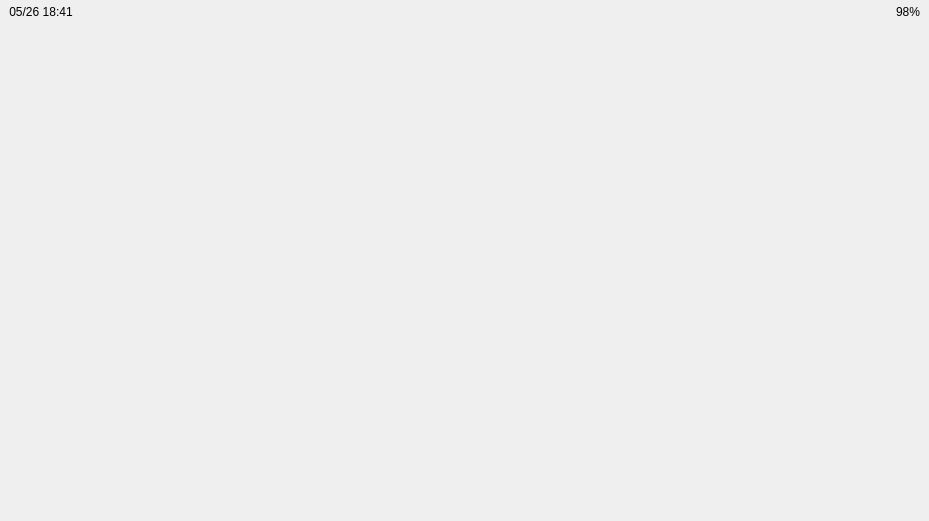
<?xml version="1.0" encoding="UTF-8"?>
<ui version="4.0">
 <class>MainWindow</class>
 <widget class="QMainWindow" name="MainWindow">
  <property name="geometry">
   <rect>
    <x>0</x>
    <y>0</y>
    <width>929</width>
    <height>521</height>
   </rect>
  </property>
  <property name="windowTitle">
   <string>MainWindow</string>
  </property>
  <property name="styleSheet">
   <string notr="true"/>
  </property>
  <widget class="QWidget" name="centralwidget">
   <property name="styleSheet">
    <string notr="true"/>
   </property>
   <layout class="QGridLayout" name="gridLayout" rowstretch="0,1000,1">
    <property name="leftMargin">
     <number>0</number>
    </property>
    <property name="topMargin">
     <number>0</number>
    </property>
    <property name="rightMargin">
     <number>0</number>
    </property>
    <property name="bottomMargin">
     <number>0</number>
    </property>
    <property name="spacing">
     <number>0</number>
    </property>
    <item row="0" column="0">
     <widget class="QWidget" name="statusBarWidget" native="true">
      <property name="minimumSize">
       <size>
        <width>25</width>
        <height>25</height>
       </size>
      </property>
      <property name="styleSheet">
       <string notr="true"/>
      </property>
      <layout class="QHBoxLayout" name="horizontalLayout_2" stretch="0,20,0,0,0,0">
       <property name="topMargin">
        <number>0</number>
       </property>
       <property name="bottomMargin">
        <number>0</number>
       </property>
       <item alignment="Qt::AlignVCenter">
        <widget class="QLabel" name="label_time">
         <property name="text">
          <string>&lt;html&gt;&lt;head/&gt;&lt;body&gt;&lt;p align=&quot;center&quot;&gt;05/26  18:41&lt;/p&gt;&lt;/body&gt;&lt;/html&gt;</string>
         </property>
        </widget>
       </item>
       <item>
        <spacer name="horizontalSpacer_4">
         <property name="orientation">
          <enum>Qt::Horizontal</enum>
         </property>
         <property name="sizeHint" stdset="0">
          <size>
           <width>40</width>
           <height>20</height>
          </size>
         </property>
        </spacer>
       </item>
       <item>
        <widget class="QPushButton" name="icon_WiFi">
         <property name="focusPolicy">
          <enum>Qt::NoFocus</enum>
         </property>
         <property name="styleSheet">
          <string notr="true">QPushButton {
    border: none;
    background: transparent;
}
#icon_Battery:pressed {
    padding: 0px;
    margin: 0px;
}</string>
         </property>
         <property name="icon">
          <iconset resource="../../resources/resources.qrc">
           <normaloff>:/images/images/WiFi-关闭.png</normaloff>:/images/images/WiFi-关闭.png</iconset>
         </property>
         <property name="iconSize">
          <size>
           <width>22</width>
           <height>22</height>
          </size>
         </property>
         <property name="flat">
          <bool>true</bool>
         </property>
        </widget>
       </item>
       <item>
        <widget class="QPushButton" name="icon_4G">
         <property name="focusPolicy">
          <enum>Qt::NoFocus</enum>
         </property>
         <property name="styleSheet">
          <string notr="true">QPushButton {
    border: none;
    background: transparent;
}
#icon_Battery:pressed {
    padding: 0px;
    margin: 0px;
}</string>
         </property>
         <property name="icon">
          <iconset resource="../../resources/resources.qrc">
           <normaloff>:/images/images/信号-无.png</normaloff>:/images/images/信号-无.png</iconset>
         </property>
         <property name="iconSize">
          <size>
           <width>22</width>
           <height>22</height>
          </size>
         </property>
         <property name="flat">
          <bool>true</bool>
         </property>
        </widget>
       </item>
       <item alignment="Qt::AlignLeft">
        <widget class="QPushButton" name="icon_battery">
         <property name="focusPolicy">
          <enum>Qt::NoFocus</enum>
         </property>
         <property name="styleSheet">
          <string notr="true">QPushButton {
    border: none;
    background: transparent;
}
#icon_Battery:pressed {
    padding: 0px;
    margin: 0px;
}</string>
         </property>
         <property name="icon">
          <iconset resource="../../resources/resources.qrc">
           <normaloff>:/images/images/电量-100%.png</normaloff>:/images/images/电量-100%.png</iconset>
         </property>
         <property name="iconSize">
          <size>
           <width>22</width>
           <height>22</height>
          </size>
         </property>
         <property name="flat">
          <bool>true</bool>
         </property>
        </widget>
       </item>
       <item alignment="Qt::AlignVCenter">
        <widget class="QLabel" name="label_battery">
         <property name="text">
          <string>&lt;html&gt;&lt;head/&gt;&lt;body&gt;&lt;p&gt;98%&lt;/p&gt;&lt;/body&gt;&lt;/html&gt;</string>
         </property>
        </widget>
       </item>
      </layout>
     </widget>
    </item>
    <item row="1" column="0">
     <widget class="QStackedWidget" name="stackedWidget">
      <property name="styleSheet">
       <string notr="true"/>
      </property>
      <property name="currentIndex">
       <number>-1</number>
      </property>
     </widget>
    </item>
    <item row="2" column="0">
     <widget class="QWidget" name="navBarWidget" native="true">
      <layout class="QHBoxLayout" name="horizontalLayout">
       <property name="leftMargin">
        <number>0</number>
       </property>
       <property name="topMargin">
        <number>0</number>
       </property>
       <property name="rightMargin">
        <number>0</number>
       </property>
       <property name="bottomMargin">
        <number>0</number>
       </property>
       <item>
        <spacer name="horizontalSpacer">
         <property name="orientation">
          <enum>Qt::Horizontal</enum>
         </property>
         <property name="sizeHint" stdset="0">
          <size>
           <width>40</width>
           <height>20</height>
          </size>
         </property>
        </spacer>
       </item>
       <item>
        <widget class="QToolButton" name="toolButton_home">
         <property name="sizePolicy">
          <sizepolicy hsizetype="Fixed" vsizetype="Fixed">
           <horstretch>0</horstretch>
           <verstretch>0</verstretch>
          </sizepolicy>
         </property>
         <property name="minimumSize">
          <size>
           <width>64</width>
           <height>64</height>
          </size>
         </property>
         <property name="focusPolicy">
          <enum>Qt::NoFocus</enum>
         </property>
         <property name="styleSheet">
          <string notr="true">QToolButton {
    border: none;
    background: transparent;
}</string>
         </property>
         <property name="text">
          <string/>
         </property>
         <property name="icon">
          <iconset resource="../../resources/resources.qrc">
           <normaloff>:/images/images/首页.png</normaloff>:/images/images/首页.png</iconset>
         </property>
         <property name="iconSize">
          <size>
           <width>48</width>
           <height>48</height>
          </size>
         </property>
         <property name="popupMode">
          <enum>QToolButton::DelayedPopup</enum>
         </property>
         <property name="autoRaise">
          <bool>true</bool>
         </property>
        </widget>
       </item>
       <item>
        <widget class="QToolButton" name="toolButton_tools">
         <property name="sizePolicy">
          <sizepolicy hsizetype="Fixed" vsizetype="Fixed">
           <horstretch>0</horstretch>
           <verstretch>0</verstretch>
          </sizepolicy>
         </property>
         <property name="minimumSize">
          <size>
           <width>64</width>
           <height>64</height>
          </size>
         </property>
         <property name="focusPolicy">
          <enum>Qt::NoFocus</enum>
         </property>
         <property name="styleSheet">
          <string notr="true">QToolButton {
    border: none;
    background: transparent;
}</string>
         </property>
         <property name="text">
          <string/>
         </property>
         <property name="icon">
          <iconset resource="../../resources/resources.qrc">
           <normaloff>:/images/images/功能管理.png</normaloff>:/images/images/功能管理.png</iconset>
         </property>
         <property name="iconSize">
          <size>
           <width>48</width>
           <height>48</height>
          </size>
         </property>
         <property name="popupMode">
          <enum>QToolButton::DelayedPopup</enum>
         </property>
         <property name="autoRaise">
          <bool>true</bool>
         </property>
        </widget>
       </item>
       <item>
        <widget class="QToolButton" name="toolButton_navigation">
         <property name="sizePolicy">
          <sizepolicy hsizetype="Fixed" vsizetype="Fixed">
           <horstretch>0</horstretch>
           <verstretch>0</verstretch>
          </sizepolicy>
         </property>
         <property name="minimumSize">
          <size>
           <width>64</width>
           <height>64</height>
          </size>
         </property>
         <property name="focusPolicy">
          <enum>Qt::NoFocus</enum>
         </property>
         <property name="styleSheet">
          <string notr="true">QToolButton {
    border: none;
    background: transparent;
}</string>
         </property>
         <property name="text">
          <string/>
         </property>
         <property name="icon">
          <iconset resource="../../resources/resources.qrc">
           <normaloff>:/images/images/导航.png</normaloff>:/images/images/导航.png</iconset>
         </property>
         <property name="iconSize">
          <size>
           <width>48</width>
           <height>48</height>
          </size>
         </property>
         <property name="popupMode">
          <enum>QToolButton::DelayedPopup</enum>
         </property>
         <property name="autoRaise">
          <bool>true</bool>
         </property>
        </widget>
       </item>
       <item>
        <widget class="QToolButton" name="toolButton_music">
         <property name="sizePolicy">
          <sizepolicy hsizetype="Fixed" vsizetype="Fixed">
           <horstretch>0</horstretch>
           <verstretch>0</verstretch>
          </sizepolicy>
         </property>
         <property name="minimumSize">
          <size>
           <width>64</width>
           <height>64</height>
          </size>
         </property>
         <property name="focusPolicy">
          <enum>Qt::NoFocus</enum>
         </property>
         <property name="styleSheet">
          <string notr="true">QToolButton {
    border: none;
    background: transparent;
}</string>
         </property>
         <property name="text">
          <string/>
         </property>
         <property name="icon">
          <iconset resource="../../resources/resources.qrc">
           <normaloff>:/images/images/音频.png</normaloff>:/images/images/音频.png</iconset>
         </property>
         <property name="iconSize">
          <size>
           <width>48</width>
           <height>48</height>
          </size>
         </property>
         <property name="popupMode">
          <enum>QToolButton::DelayedPopup</enum>
         </property>
         <property name="autoRaise">
          <bool>true</bool>
         </property>
        </widget>
       </item>
       <item>
        <widget class="QToolButton" name="toolButton_settings">
         <property name="sizePolicy">
          <sizepolicy hsizetype="Fixed" vsizetype="Fixed">
           <horstretch>0</horstretch>
           <verstretch>0</verstretch>
          </sizepolicy>
         </property>
         <property name="minimumSize">
          <size>
           <width>64</width>
           <height>64</height>
          </size>
         </property>
         <property name="focusPolicy">
          <enum>Qt::NoFocus</enum>
         </property>
         <property name="styleSheet">
          <string notr="true">QToolButton {
    border: none;
    background: transparent;
}</string>
         </property>
         <property name="text">
          <string/>
         </property>
         <property name="icon">
          <iconset resource="../../resources/resources.qrc">
           <normaloff>:/images/images/设置.png</normaloff>:/images/images/设置.png</iconset>
         </property>
         <property name="iconSize">
          <size>
           <width>48</width>
           <height>48</height>
          </size>
         </property>
         <property name="popupMode">
          <enum>QToolButton::DelayedPopup</enum>
         </property>
         <property name="autoRaise">
          <bool>true</bool>
         </property>
        </widget>
       </item>
       <item>
        <widget class="QToolButton" name="toolButton_volume">
         <property name="sizePolicy">
          <sizepolicy hsizetype="Fixed" vsizetype="Fixed">
           <horstretch>0</horstretch>
           <verstretch>0</verstretch>
          </sizepolicy>
         </property>
         <property name="minimumSize">
          <size>
           <width>64</width>
           <height>64</height>
          </size>
         </property>
         <property name="focusPolicy">
          <enum>Qt::NoFocus</enum>
         </property>
         <property name="styleSheet">
          <string notr="true">QToolButton {
    border: none;
    background: transparent;
}</string>
         </property>
         <property name="text">
          <string/>
         </property>
         <property name="icon">
          <iconset resource="../../resources/resources.qrc">
           <normaloff>:/images/images/音量_高.png</normaloff>:/images/images/音量_高.png</iconset>
         </property>
         <property name="iconSize">
          <size>
           <width>48</width>
           <height>48</height>
          </size>
         </property>
         <property name="popupMode">
          <enum>QToolButton::DelayedPopup</enum>
         </property>
         <property name="autoRaise">
          <bool>true</bool>
         </property>
        </widget>
       </item>
       <item>
        <widget class="QStackedWidget" name="stackedWidget_sliderVolume">
         <property name="currentIndex">
          <number>0</number>
         </property>
         <widget class="QWidget" name="page">
          <layout class="QVBoxLayout" name="verticalLayout"/>
         </widget>
         <widget class="QWidget" name="page_2">
          <layout class="QHBoxLayout" name="horizontalLayout_3">
           <property name="leftMargin">
            <number>0</number>
           </property>
           <property name="rightMargin">
            <number>18</number>
           </property>
           <item>
            <widget class="MySlider" name="sliderVolume">
             <property name="minimumSize">
              <size>
               <width>0</width>
               <height>40</height>
              </size>
             </property>
             <property name="focusPolicy">
              <enum>Qt::NoFocus</enum>
             </property>
             <property name="styleSheet">
              <string notr="true">QSlider::groove:horizontal {
    height: 20px;
    background: #d0d0d0;
    border-radius: 10px;
}

QSlider::sub-page:horizontal {
    background: #4caf50;
    border-radius: 10px;
    min-width: 10px;
}

QSlider::add-page:horizontal {
    background: rgba(0,0,0,0);  /* 完全透明 */
}

QSlider::handle:horizontal {
    background: white;
    border: 1px solid #aaa;
    width: 40px;
    height: 40px;
    margin: -10px 0;
    border-radius: 20px;
}

QSlider::handle:horizontal:hover {
    background: #f5f5f5;
}</string>
             </property>
             <property name="maximum">
              <number>100</number>
             </property>
             <property name="value">
              <number>50</number>
             </property>
             <property name="orientation">
              <enum>Qt::Horizontal</enum>
             </property>
            </widget>
           </item>
          </layout>
         </widget>
        </widget>
       </item>
      </layout>
     </widget>
    </item>
   </layout>
  </widget>
 </widget>
 <customwidgets>
  <customwidget>
   <class>MySlider</class>
   <extends>QSlider</extends>
   <header>MySlider.h</header>
  </customwidget>
 </customwidgets>
 <resources>
  <include location="../../resources/resources.qrc"/>
 </resources>
 <connections/>
 <slots>
  <slot>slot1()</slot>
 </slots>
</ui>
